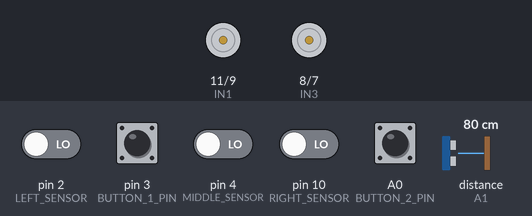
Recording of a program running on a simulated Arduino Uno, built with avr-gcc and run on an emulated ATmega328P. Shown: motor-driver pin pairs drawn as motors (green arrow = first pin HIGH = forward, orange = second pin HIGH = backward, longer = more drive, scaled by the enable pin). Inputs (shaded band) come from the test bench; at power-on: A0 (BUTTON_2_PIN), pin 3 (BUTTON_1_PIN) HIGH, pin 2 (LEFT_SENSOR), pin 4 (MIDDLE_SENSOR), pin 10 (RIGHT_SENSOR) LOW, distance to the obstacle (sensor on A1) 80 cm. The echo pulse lasts 58.3 µs per cm; what the program prints to the serial monitor is not drawn.

Above: at 1.2 s.
1.3 s: A0 (BUTTON_2_PIN) pulled LOW for 0.15 s
At 2.3 s:
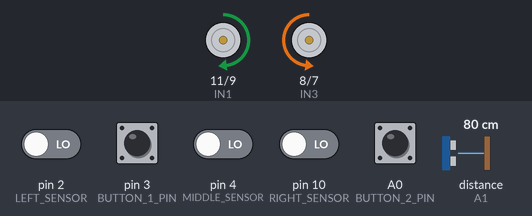
3.1 s: distance to the obstacle (sensor on A1) set to 18 cm
6.1 s: distance to the obstacle (sensor on A1) set to 14 cm
At 6.5 s:
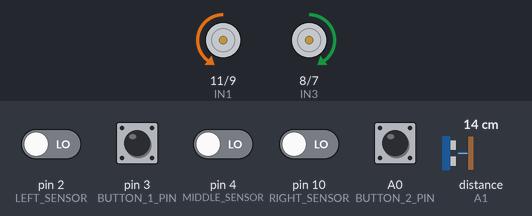
At 7.37 s:
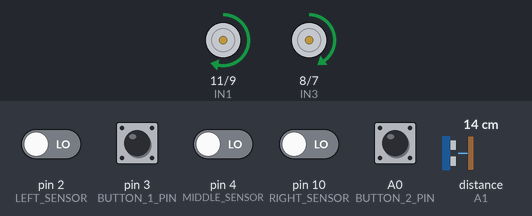
9.1 s: distance to the obstacle (sensor on A1) set to 18 cm
12.1 s: pin 3 (BUTTON_1_PIN) pulled LOW for 0.15 s
At 13.3 s:
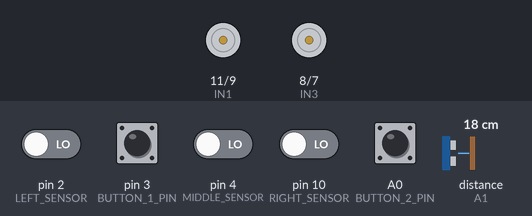
13.9 s: pin 3 (BUTTON_1_PIN) pulled LOW for 1 s
Timing chart, 0 to 16.9 s (numbered marks = the images above; inputs shaded):
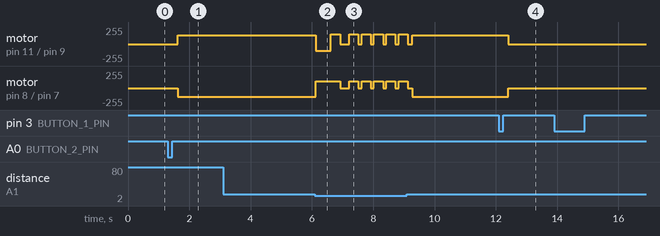

Measured:
- the behaviour switches between 16 and 15 cm on distance to the obstacle (sensor on A1) (found by bisection; images 1 and 2)
- after the input at 1.3 s, motor on pin 11 (IN1) / pin 9 (IN2): stopped → forward 130/255 after 0.33 s; motor on pin 8 (IN3) / pin 7 (IN4): stopped → backward 130/255 after 0.33 s
- after the input at 12.1 s, motor on pin 11 (IN1) / pin 9 (IN2): forward 130/255 → stopped after 0.31 s; motor on pin 8 (IN3) / pin 7 (IN4): backward 130/255 → stopped after 0.31 s
- after the input at 13.9 s, every drawn part: stays the same

The program:

main.cpp
```cpp
#include <Arduino.h>

/// ===== LINE SENSOR PINS =====
#define LEFT_SENSOR   2
#define MIDDLE_SENSOR 4
#define RIGHT_SENSOR  10

/// ===== ULTRASONIC SENSOR PINS =====
#define TRIG_PIN A5    // Changed to A5
#define ECHO_PIN A1    // Changed to A1

/// ===== BUTTON PINS =====
#define BUTTON_1_PIN 3    // Line following mode
#define BUTTON_2_PIN A0   // Obstacle avoidance mode

/// ===== L298N MOTOR PINS (PWM) =====
// Left motor (Motor A)
#define ENA 6     // PWM
#define IN1 11
#define IN2 9

// Right motor (Motor B)
#define ENB 5     // PWM
#define IN3 8
#define IN4 7

/// ===== SPEED SETTINGS =====
#define MOTOR_SPEED 150
#define TURN_SPEED 100
#define BACKUP_SPEED 100
#define AVOID_SPEED 130

/// ===== ULTRASONIC SETTINGS =====
#define OBSTACLE_DISTANCE 15  // cm - distance to detect obstacle
#define BACKUP_DISTANCE 8     // cm - distance to backup
#define BACKUP_TIME 500       // ms - time to backup
#define TURN_TIME 300         // ms - time to turn during avoidance

/// ===== OPERATION MODES =====
enum Mode {
  MODE_IDLE,
  MODE_LINE_FOLLOWING,
  MODE_OBSTACLE_AVOIDANCE
};

Mode currentMode = MODE_IDLE;

// ===== FUNCTION DECLARATIONS =====
void forward();
void backward();
void turnLeft();
void turnRight();
void stopMotors();
void setMotorSpeed(int leftSpeed, int rightSpeed);
void checkLineSensors();
void checkButtons();
float getDistance();
void obstacleAvoidance();
void backupAndTurn();

void setup() {
  Serial.begin(9600);

  // Line sensors
  pinMode(LEFT_SENSOR, INPUT);
  pinMode(MIDDLE_SENSOR, INPUT);
  pinMode(RIGHT_SENSOR, INPUT);

  // Ultrasonic sensor
  pinMode(TRIG_PIN, OUTPUT);
  pinMode(ECHO_PIN, INPUT);

  // Buttons
  pinMode(BUTTON_1_PIN, INPUT_PULLUP);
  pinMode(BUTTON_2_PIN, INPUT_PULLUP);

  // Motor pins
  pinMode(ENA, OUTPUT);
  pinMode(IN1, OUTPUT);
  pinMode(IN2, OUTPUT);
  pinMode(ENB, OUTPUT);
  pinMode(IN3, OUTPUT);
  pinMode(IN4, OUTPUT);

  stopMotors();
  Serial.println("System started. Press Button 1 for Line Following, Button 2 for Obstacle Avoidance");
}

void loop() {
  checkButtons();

  switch(currentMode) {
    case MODE_LINE_FOLLOWING:
      checkLineSensors();
      break;

    case MODE_OBSTACLE_AVOIDANCE:
      obstacleAvoidance();
      break;

    case MODE_IDLE:
    default:
      stopMotors();
      break;
  }

  delay(50);   // small delay for stability
}

/// ===== BUTTON CHECKING =====
void checkButtons() {
  static bool lastButton1 = HIGH;
  static bool lastButton2 = HIGH;

  bool currentButton1 = digitalRead(BUTTON_1_PIN);
  bool currentButton2 = digitalRead(BUTTON_2_PIN);

  // Button 1 pressed (active LOW due to INPUT_PULLUP)
  if (lastButton1 == HIGH && currentButton1 == LOW) {
    currentMode = MODE_LINE_FOLLOWING;
    Serial.println("Mode: Line Following");
    delay(300); // Debounce delay
  }

  // Button 2 pressed (active LOW due to INPUT_PULLUP)
  if (lastButton2 == HIGH && currentButton2 == LOW) {
    currentMode = MODE_OBSTACLE_AVOIDANCE;
    Serial.println("Mode: Obstacle Avoidance");
    delay(300); // Debounce delay
  }

  lastButton1 = currentButton1;
  lastButton2 = currentButton2;
}

/// ===== ULTRASONIC SENSOR FUNCTIONS =====
float getDistance() {
  // Clear trigger pin
  digitalWrite(TRIG_PIN, LOW);
  delayMicroseconds(2);

  // Send 10μs pulse to trigger
  digitalWrite(TRIG_PIN, HIGH);
  delayMicroseconds(10);
  digitalWrite(TRIG_PIN, LOW);

  // Read echo pulse duration
  long duration = pulseIn(ECHO_PIN, HIGH);

  // Calculate distance (cm)
  float distance = duration * 0.034 / 2;

  // Return distance or 0 if out of range
  return (distance > 0 && distance < 400) ? distance : 0;
}

void backupAndTurn() {
  Serial.println("Obstacle detected! Backing up and turning...");

  // Backup
  backward();
  delay(BACKUP_TIME);

  // Turn right
  turnRight();
  delay(TURN_TIME);

  stopMotors();
  delay(200);
}

void obstacleAvoidance() {
  float distance = getDistance();

  Serial.print("Distance: ");
  Serial.print(distance);
  Serial.println(" cm");

  if (distance > 0 && distance <= OBSTACLE_DISTANCE) {
    // Obstacle detected
    backupAndTurn();

    // Check again after turning
    delay(100);
    distance = getDistance();

    // If still obstructed, keep turning
    while (distance > 0 && distance <= OBSTACLE_DISTANCE) {
      Serial.println("Still obstructed, turning more...");
      turnRight();
      delay(TURN_TIME);
      stopMotors();
      delay(100);
      distance = getDistance();
    }
  } else {
    // No obstacle, move forward
    Serial.println("Clear path → Forward");
    forward();
    setMotorSpeed(AVOID_SPEED, AVOID_SPEED);
  }
}

/// ===== LINE SENSOR LOGIC =====
void checkLineSensors() {
  int left   = digitalRead(LEFT_SENSOR);
  int middle = digitalRead(MIDDLE_SENSOR);
  int right  = digitalRead(RIGHT_SENSOR);

  // Adjust HIGH / LOW if your sensors are inverted
  if (middle == HIGH ) {
    Serial.println("Middle → Forward");
    forward();
  }
  else if (left == HIGH) {
    Serial.println("Left → Turn Left");
    turnLeft();
  }
  else if (right == HIGH) {
    Serial.println("Right → Turn Right");
    turnRight();
  }
  else {
    Serial.println("No line → Stop");
    stopMotors();
  }
}

/// ===== MOTOR CONTROL =====
void setMotorSpeed(int leftSpeed, int rightSpeed) {
  leftSpeed  = constrain(leftSpeed, 0, 255);
  rightSpeed = constrain(rightSpeed, 0, 255);

  analogWrite(ENA, leftSpeed);
  analogWrite(ENB, rightSpeed);
}

void forward() {
  digitalWrite(IN1, HIGH);
  digitalWrite(IN2, LOW);
  digitalWrite(IN3, LOW);
  digitalWrite(IN4, HIGH);

  setMotorSpeed(BACKUP_SPEED, BACKUP_SPEED);
}

void backward() {
  digitalWrite(IN1, LOW);
  digitalWrite(IN2, HIGH);
  digitalWrite(IN3, HIGH);
  digitalWrite(IN4, LOW);

  setMotorSpeed(BACKUP_SPEED, BACKUP_SPEED);
}

void turnLeft() {
  digitalWrite(IN1, LOW);
  digitalWrite(IN2, HIGH);
  digitalWrite(IN3, LOW);
  digitalWrite(IN4, HIGH);

  setMotorSpeed(TURN_SPEED, MOTOR_SPEED);
}

void turnRight() {
  digitalWrite(IN1, HIGH);
  digitalWrite(IN2, LOW);
  digitalWrite(IN3, HIGH);
  digitalWrite(IN4, LOW);

  setMotorSpeed(MOTOR_SPEED, TURN_SPEED);
}

void stopMotors() {
  digitalWrite(IN1, LOW);
  digitalWrite(IN2, LOW);
  digitalWrite(IN3, LOW);
  digitalWrite(IN4, LOW);

  setMotorSpeed(0, 0);
}
```
